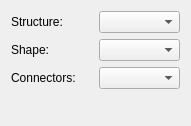
<?xml version="1.0" encoding="UTF-8"?>
<ui version="4.0">
 <class>TreeShapeConfigWidget</class>
 <widget class="QWidget" name="TreeShapeConfigWidget">
  <property name="geometry">
   <rect>
    <x>0</x>
    <y>0</y>
    <width>191</width>
    <height>126</height>
   </rect>
  </property>
  <property name="windowTitle">
   <string>Tree Shape</string>
  </property>
  <layout class="QGridLayout">
   <item row="0" column="0">
    <widget class="QLabel" name="label">
     <property name="text">
      <string>Structure:</string>
     </property>
    </widget>
   </item>
   <item row="0" column="1">
    <widget class="QComboBox" name="treeType"/>
   </item>
   <item row="1" column="0">
    <widget class="QLabel" name="label_2">
     <property name="text">
      <string>Shape:</string>
     </property>
    </widget>
   </item>
   <item row="1" column="1">
    <widget class="QComboBox" name="rootType"/>
   </item>
   <item row="2" column="0">
    <widget class="QLabel" name="label_3">
     <property name="text">
      <string>Connectors:</string>
     </property>
    </widget>
   </item>
   <item row="2" column="1">
    <widget class="QComboBox" name="connectionType"/>
   </item>
   <item row="3" column="0">
    <spacer name="verticalSpacer">
     <property name="orientation">
      <enum>Qt::Vertical</enum>
     </property>
     <property name="sizeHint" stdset="0">
      <size>
       <width>20</width>
       <height>0</height>
      </size>
     </property>
    </spacer>
   </item>
  </layout>
 </widget>
 <resources/>
 <connections/>
</ui>
